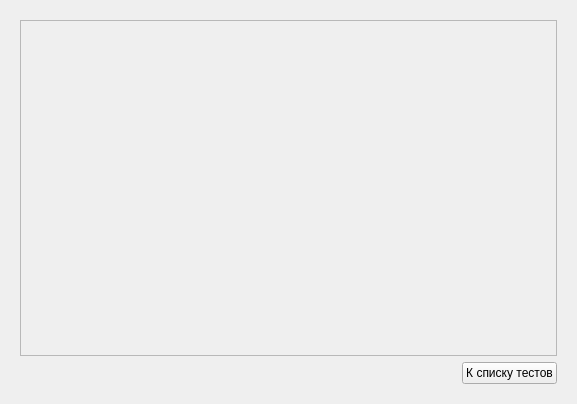
<?xml version="1.0" encoding="UTF-8"?>
<ui version="4.0">
 <class>TestForm</class>
 <widget class="QWidget" name="TestForm">
  <property name="geometry">
   <rect>
    <x>0</x>
    <y>0</y>
    <width>577</width>
    <height>404</height>
   </rect>
  </property>
  <property name="windowTitle">
   <string>Прохождение теста</string>
  </property>
  <layout class="QVBoxLayout" name="verticalLayout_7">
   <item>
    <widget class="QStackedWidget" name="stackedWidget">
     <property name="currentIndex">
      <number>2</number>
     </property>
     <widget class="QWidget" name="instructionPage">
      <layout class="QVBoxLayout" name="verticalLayout" stretch="0,1,0">
       <item>
        <widget class="QLabel" name="instructionTestNameLabel">
         <property name="font">
          <font>
           <pointsize>14</pointsize>
           <weight>75</weight>
           <bold>true</bold>
          </font>
         </property>
         <property name="text">
          <string>Название</string>
         </property>
         <property name="wordWrap">
          <bool>true</bool>
         </property>
        </widget>
       </item>
       <item>
        <widget class="QLabel" name="instrucationLbl">
         <property name="text">
          <string>Инструкция</string>
         </property>
         <property name="alignment">
          <set>Qt::AlignLeading|Qt::AlignLeft|Qt::AlignTop</set>
         </property>
         <property name="wordWrap">
          <bool>true</bool>
         </property>
         <property name="margin">
          <number>10</number>
         </property>
        </widget>
       </item>
       <item>
        <layout class="QHBoxLayout" name="horizontalLayout_2">
         <item>
          <spacer name="horizontalSpacer">
           <property name="orientation">
            <enum>Qt::Horizontal</enum>
           </property>
           <property name="sizeHint" stdset="0">
            <size>
             <width>40</width>
             <height>20</height>
            </size>
           </property>
          </spacer>
         </item>
         <item>
          <widget class="QPushButton" name="backBtn">
           <property name="text">
            <string>Назад</string>
           </property>
          </widget>
         </item>
         <item>
          <widget class="QPushButton" name="startBtn">
           <property name="text">
            <string>К тесту</string>
           </property>
          </widget>
         </item>
        </layout>
       </item>
      </layout>
     </widget>
     <widget class="QWidget" name="questionsPage">
      <layout class="QVBoxLayout" name="verticalLayout_6">
       <item>
        <layout class="QVBoxLayout" name="verticalLayout_2">
         <property name="spacing">
          <number>16</number>
         </property>
         <item>
          <layout class="QHBoxLayout" name="horizontalLayout_4" stretch="1,0">
           <item>
            <widget class="QLabel" name="questionsTestNameLabel">
             <property name="minimumSize">
              <size>
               <width>1</width>
               <height>0</height>
              </size>
             </property>
             <property name="font">
              <font>
               <pointsize>14</pointsize>
               <weight>75</weight>
               <bold>true</bold>
              </font>
             </property>
             <property name="text">
              <string>Название</string>
             </property>
            </widget>
           </item>
           <item>
            <widget class="QPushButton" name="helpBtn">
             <property name="toolTip">
              <string>Показать инструкцию</string>
             </property>
             <property name="text">
              <string>Инструкция</string>
             </property>
            </widget>
           </item>
          </layout>
         </item>
         <item>
          <widget class="QScrollArea" name="scrollArea">
           <property name="widgetResizable">
            <bool>true</bool>
           </property>
           <widget class="QWidget" name="questions">
            <property name="geometry">
             <rect>
              <x>0</x>
              <y>0</y>
              <width>537</width>
              <height>292</height>
             </rect>
            </property>
            <layout class="QVBoxLayout" name="verticalLayout_3"/>
           </widget>
          </widget>
         </item>
        </layout>
       </item>
       <item>
        <layout class="QHBoxLayout" name="buttonsHorizontalLayout">
         <item>
          <spacer name="horizontalSpacer_2">
           <property name="orientation">
            <enum>Qt::Horizontal</enum>
           </property>
           <property name="sizeHint" stdset="0">
            <size>
             <width>40</width>
             <height>20</height>
            </size>
           </property>
          </spacer>
         </item>
         <item>
          <widget class="QPushButton" name="cancelBtn">
           <property name="toolTip">
            <string>Отменить прохождение теста</string>
           </property>
           <property name="text">
            <string>Отменить</string>
           </property>
          </widget>
         </item>
         <item>
          <widget class="QPushButton" name="finishBtn">
           <property name="toolTip">
            <string>Завершить прохождение теста</string>
           </property>
           <property name="text">
            <string>Завершить</string>
           </property>
          </widget>
         </item>
        </layout>
       </item>
      </layout>
     </widget>
     <widget class="QWidget" name="resultsPage">
      <layout class="QVBoxLayout" name="verticalLayout_4">
       <item>
        <widget class="QScrollArea" name="scrollArea_2">
         <property name="widgetResizable">
          <bool>true</bool>
         </property>
         <widget class="QWidget" name="results">
          <property name="geometry">
           <rect>
            <x>0</x>
            <y>0</y>
            <width>539</width>
            <height>335</height>
           </rect>
          </property>
          <layout class="QVBoxLayout" name="verticalLayout_5"/>
         </widget>
        </widget>
       </item>
       <item>
        <layout class="QHBoxLayout" name="horizontalLayout_5">
         <item>
          <spacer name="horizontalSpacer_4">
           <property name="orientation">
            <enum>Qt::Horizontal</enum>
           </property>
           <property name="sizeHint" stdset="0">
            <size>
             <width>40</width>
             <height>20</height>
            </size>
           </property>
          </spacer>
         </item>
         <item>
          <widget class="QPushButton" name="toTestsBtn">
           <property name="text">
            <string>К списку тестов</string>
           </property>
          </widget>
         </item>
        </layout>
       </item>
      </layout>
     </widget>
    </widget>
   </item>
  </layout>
 </widget>
 <resources/>
 <connections/>
</ui>
